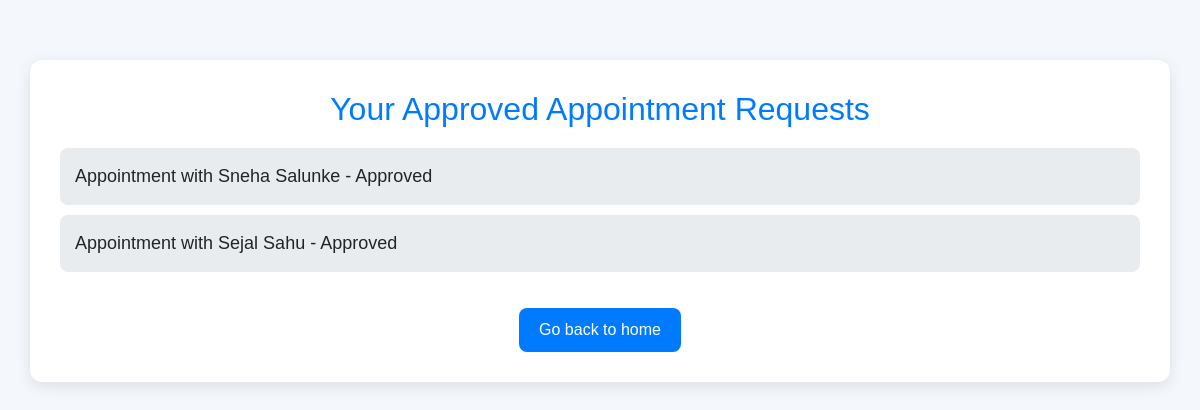
The app's page /appointment/approved/ (signed in), older data.
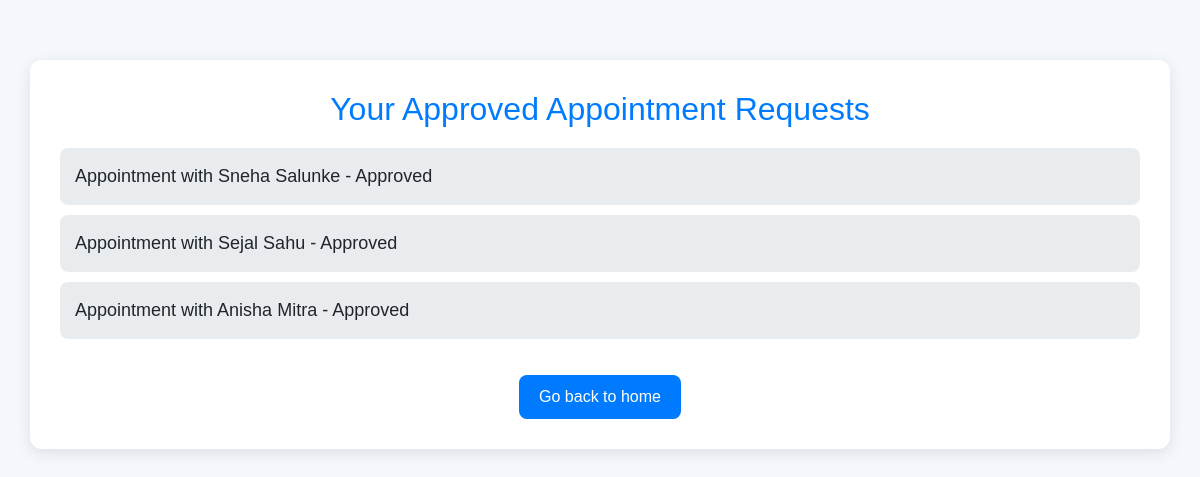
The same page, newer data.
### advisor/models.py (models this page shows, shortened)
class UserRequest(models.Model):
    user = models.ForeignKey(User, on_delete=models.CASCADE, related_name="requests")
    tax_advisor = models.ForeignKey(User, on_delete=models.CASCADE, related_name="advisor_requests")
    first_name = models.CharField(max_length=150)
    last_name = models.CharField(max_length=150)
    email = models.EmailField()
    approved = models.BooleanField(default=False)
    rejected = models.BooleanField(default=False)
    slot = models.CharField(max_length=100, null=True)  # Store the time slot as a string (can use choices)
    date = models.DateField(null=True)  # Store the appointment date

### appointment/views.py (the view)
# urls.py: path('approved/', views.approved_requests, name='approved_requests'),
def approved_requests(request):
    requests = UserRequest.objects.filter(user=request.user, approved=True)
    return render(request, 'appointment/approved_requests.html', {'requests': requests})

### accounts/context_processor.py (called while the page is built)
def user_groups(request):
    user = request.user
    return {
        'is_admin': user.is_authenticated and user.is_superuser,
        'is_taxadvisor': user.is_authenticated and user.groups.filter(name='Tax Advisor').exists(),
        'is_indivual_user': user.is_authenticated and user.groups.filter(name='Individual User').exists(),
    }

### appointment/templates/appointment/approved_requests.html (shortened to what this page needs)
<!DOCTYPE html>
<html lang="en">
<head>
<link rel="stylesheet" href="https://maxcdn.bootstrapcdn.com/bootstrap/4.5.2/css/bootstrap.min.css">
</head>
<body>
<div class="container">
<h1>Your Approved Appointment Requests</h1>
        {% if requests %}
<ul>
                {% for request in requests %}
<li>
                        Appointment with {{ request.tax_advisor.first_name }} {{ request.tax_advisor.last_name }} - Approved
</li>
                {% endfor %}
</ul>
        {% else %}
<p>You have no approved appointment requests.</p>
        {% endif %}
<a href="{% url 'home' %}">Go back to home</a>
</div>
</body>
</html>

Row changes from the older to the newer data that the page shows:
now on this page (row edited): UserRequest: tax_advisor.first_name "Anisha", tax_advisor.last_name "Mitra"
